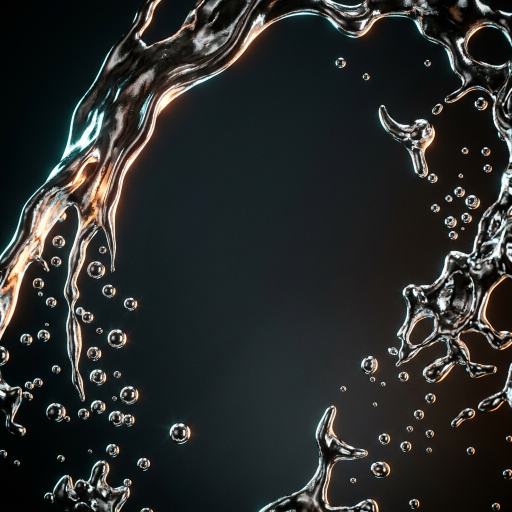
#> input picture 15_Quicksilver/quicksilver/assets/title_bg.png, 1024 x 1024 px (shown at 1/2 size)
$ python pack_assets.py
#> lines starting #> are read from the running program, lines starting #| are printed output that depends on the picture
#!/usr/bin/env python3
"""
pack_assets.py — converts AI-generated PNGs in ../assets/ into the raw
formats the RP2350 engine consumes, and emits assets.S + assets.h that
the CMake build incbins.

Run from WSL:
    wsl -e bash -c "cd /mnt/d/Toyprojects/20_TheDemo/thedemo/tools && python3 pack_assets.py"

Output goes to ../assets/_packed/ — that directory is incbinned via a
generated assets.S that lives there too.

Formats:
  '8bpp'   — palette-indexed 256-color, Floyd-Steinberg dithering.
             Emits <name>.bin (W*H bytes, row-major) and <name>.pal
             (256 entries of RGB565 little-endian = 512 bytes).
             For MODE_320 chunky scenes.
  'rgb565' — packed 16-bit color, little-endian. Emits <name>.bin only.
             For MODE_160 truecolor scenes and the env-map.
  'gray8'  — 8-bit grayscale, no palette. Emits <name>.bin only.
             For heightmaps.
  '1bpp'   — packed 1-bit monochrome, 8 pixels per byte MSB-first.
             Emits <name>.bin only. For shape masks.

Some assets are derived from others (e.g. voxel_height from voxel_color)
rather than loaded from a standalone PNG.
"""

import os
import sys
import struct
from pathlib import Path

from PIL import Image, ImageOps

# ---- config -------------------------------------------------------------

HERE         = Path(__file__).resolve().parent
ASSETS_DIR   = HERE.parent / "assets"
OUT_DIR      = ASSETS_DIR / "_packed"

# (name, source_png_or_None, format, target_w, target_h, dither, derivation, [reserved])
# derivation is one of: None | "heightmap_from:<other_name>"
# reserved is an optional int (default 0) for 8bpp assets: quantize to
# (256 - reserved) colors, leaving the top slots free for runtime use
# (sky gradient, fade ramps, etc.).
ASSETS = [
    # name        source          fmt       W    H    dither  derivation  reserved
    # Title backdrop — 8bpp, blitted (palette in title_bg.pal) by effects/title.c.
    ("title_bg",  "title_bg.png", "8bpp",   320, 240, True,   None,       0),
    # Rubber rotozoomer texture — seamless chrome filigree (pow2 = free wrap).
    ("roto",      "roto.png",     "rgb565", 256, 256, False,  None),
    # Mode-7 mercury ground tile — seamless.
    ("ground",    "ground.png",   "rgb565", 256, 256, False,  None),
    # Chrome matcap sphere-map — sampled by view-space normals in envmap3d.c.
    ("envmap",    "envmap.png",   "rgb565", 256, 256, False,  None),
    # Equirectangular dusk sky panorama (pow2 width = free yaw wrap).
    ("sky",       "sky_pano.png", "rgb565", 1024, 128, False,  None),
    # Chrome Wordmark Logo (320x80)
    ("title_logo","title_logo.png", "rgb565", 320, 80, False,  None),
    # Seamless tunnel wall (256x256)
    ("tunnel",    "tunnel.png",   "rgb565", 256, 256, False,  None),
    # LATENT group logo (256x48)
    ("latent_logo","latent_logo.png","rgb565", 256, 48, False,  None),
    # Mid-demo conduit wall (128x128, pre-downsampled)
    ("conduit",   "conduit.png",   "rgb565", 128, 128, False,  None),
    # Dedicated conduit height/bump map — crisp grooves for moving-light relief.
    # gray8, authored at 256 (point-downsampled to 128 at runtime for the tube).
    ("conduit_bump","conduit_bump.png","gray8", 256, 256, False, None),
    # Extra Chrome Matcaps (128x128, pre-downsampled)
    ("envmap2",   "envmap2.png",   "rgb565", 128, 128, False,  None),
    ("envmap3",   "envmap3.png",   "rgb565", 128, 128, False,  None),
]


# ---- helpers ------------------------------------------------------------

def rgb_to_565(r, g, b):
    """8-8-8 RGB to packed 16-bit, PIO-native bit layout matching the
    default pico_scanvideo_dpi pin mapping on the Pimoroni VGA Demo
    Base (B at MSB, gap bit at 5, R at LSB, 5 bits per channel — the
    hardware has no GPIO pin for the 6th green bit). See
    thedemo/rgb565.h for the layout diagram. Effects unpack the same
    layout when blending or palette-fading."""
    return ((b & 0xF8) << 8) | ((g & 0xF8) << 3) | (r >> 3)


def pack_8bpp(img, out_bin, out_pal, dither, reserved=0):
    """Quantize to (256 - reserved) colors with optional FS dither, dump
    indices + RGB565 palette. Reserved upper slots are zero-filled and
    free for runtime use (gradients, fades). Image indices stay in
    [0, 256 - reserved)."""
    img = img.convert("RGB")
    pal_method = Image.Quantize.MEDIANCUT
    dither_flag = Image.Dither.FLOYDSTEINBERG if dither else Image.Dither.NONE
    q = img.quantize(colors=256 - reserved, method=pal_method, dither=dither_flag)
    # Index bytes:
    indices = q.tobytes()
    out_bin.write_bytes(indices)
    # Palette: PIL gives us a flat [r0,g0,b0, r1,g1,b1, ...] list of length 768.
    pal = q.getpalette()
    if pal is None or len(pal) < 768:
        # Pad if quantizer used fewer colors.
        pal = (pal or []) + [0] * (768 - len(pal or []))
    pal_bytes = bytearray()
    for i in range(256):
        r, g, b = pal[i*3], pal[i*3+1], pal[i*3+2]
        pal_bytes += struct.pack("<H", rgb_to_565(r, g, b))
    out_pal.write_bytes(bytes(pal_bytes))


def pack_rgb565(img, out_bin):
    img = img.convert("RGB")
    px = img.load()
    w, h = img.size
    buf = bytearray()
    for y in range(h):
        for x in range(w):
            r, g, b = px[x, y]
            buf += struct.pack("<H", rgb_to_565(r, g, b))
    out_bin.write_bytes(bytes(buf))


def pack_gray8(img, out_bin):
    img = img.convert("L")
    out_bin.write_bytes(img.tobytes())


def pack_1bpp(img, out_bin):
    """8 pixels per byte, MSB-first. Threshold at 128."""
    img = img.convert("L").point(lambda v: 255 if v >= 128 else 0).convert("1")
    # PIL '1' mode packs 8 pixels per byte, MSB-first. Just dump.
    out_bin.write_bytes(img.tobytes())


def derive_heightmap(source_png, target_w, target_h):
    """voxel_height is derived from voxel_color: grayscale, blur, level-stretch.
    Matches the imagemagick recipe in PROMPTS.md."""
    img = Image.open(source_png).convert("RGB").resize(
        (target_w, target_h), Image.LANCZOS)
    # Use luminance, then push contrast so peaks/basins separate.
    img = ImageOps.grayscale(img)
    # Heavier blur than the colormap so the projected terrain reads as
    # smooth coral mounds rather than spiky noise. Radius=8 on the 1024-source
    # collapses the finest features that produce per-column "spikes" in the
    # 320-wide voxel render.
    from PIL import ImageFilter
    img = img.filter(ImageFilter.GaussianBlur(radius=16))
    # Level-stretch 10..95% → 0..255 (same numbers as PROMPTS.md).
    lut = [0] * 256
    lo, hi = int(0.10 * 255), int(0.95 * 255)
    for v in range(256):
        if v <= lo:
            lut[v] = 0
        elif v >= hi:
            lut[v] = 255
        else:
            lut[v] = int(255 * (v - lo) / (hi - lo))
    img = img.point(lut)
    return img


# ---- main ---------------------------------------------------------------

def main():
    OUT_DIR.mkdir(parents=True, exist_ok=True)

    manifest = []
    total = 0

    for entry in ASSETS:
        name, src, fmt, w, h, dither, deriv = entry[:7]
        reserved = entry[7] if len(entry) > 7 else 0
        out_bin = OUT_DIR / f"{name}.bin"
        out_pal = OUT_DIR / f"{name}.pal" if fmt == "8bpp" else None

        # Get the source image.
        if deriv is not None and deriv.startswith("heightmap_from:"):
            ref = ASSETS_DIR / deriv.split(":", 1)[1]
            if not ref.exists():
                print(f"  SKIP {name}: heightmap source {ref.name} missing")
                continue
            img = derive_heightmap(ref, w, h)
        else:
            png = ASSETS_DIR / src
            if not png.exists():
                print(f"  SKIP {name}: {src} missing")
                continue
            img = Image.open(png).convert("RGB")
#> img is the input picture: PIL image 1024x1024 RGB; mean R, G, B 41, 43.6, 42.6
            # Logos are wordmarks on black inside a square frame; crop to the
            # content's bounding box (+margin) before the strip resize so they
            # aren't squashed thin.
            if name.endswith("_logo"):
                gray = img.convert("L")
                bbox = gray.point(lambda v: 255 if v > 24 else 0).getbbox()
                if bbox:
                    m = 8
                    bbox = (max(0, bbox[0]-m), max(0, bbox[1]-m),
                            min(img.width, bbox[2]+m), min(img.height, bbox[3]+m))
                    img = img.crop(bbox)
            img = img.resize((w, h), Image.LANCZOS)
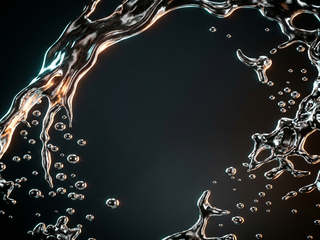
#> img: PIL image 320x240 RGB; mean R, G, B 41.1, 43.6, 42.6

        # Pack to target format.
        if fmt == "8bpp":
            pack_8bpp(img, out_bin, out_pal, dither, reserved)
#> in pack_8bpp, `pal = q.getpalette()`: pal = 768 values, max 253 at index 1, min 0 at index 723, mean 40.55
#> the loop in pack_8bpp, `for i in range(256):` made 256 passes
#> (r, g, b) on passes 1 to 3: (252, 253, 247), (250, 235, 207), (234, 236, 231)
        elif fmt == "rgb565":
            pack_rgb565(img, out_bin)
        elif fmt == "gray8":
            pack_gray8(img, out_bin)
        elif fmt == "1bpp":
            pack_1bpp(img, out_bin)
        else:
            print(f"  ERR  {name}: unknown format {fmt}")
            continue

        size = out_bin.stat().st_size
        pal_size = out_pal.stat().st_size if out_pal else 0
        total += size + pal_size
        manifest.append((name, fmt, w, h, size, pal_size))
        rsvd_note = f" reserved={reserved}" if reserved else ""
        print(f"  PACK {name:14s} {fmt:6s} {w}x{h:<4d} -> {size:6d} B"
              + (f" + {pal_size} pal" if pal_size else "")
              + rsvd_note)
#> pass 2 of the loop in main, `for entry in ASSETS:`:
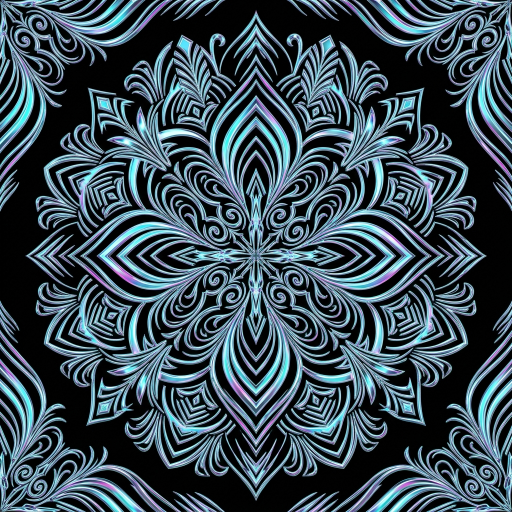
#> input picture 15_Quicksilver/quicksilver/assets/roto.png, 1024 x 1024 px (shown at 1/2 size)
#> in main, img is the input picture: PIL image 1024x1024 RGB; mean R, G, B 57.8, 75.5, 86.1
#> in main, `img = img.resize((w, h), Image.LANCZOS)`:
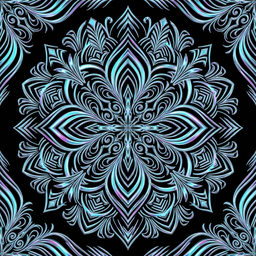
#> img: PIL image 256x256 RGB; mean R, G, B 59.3, 76.8, 87.5
#> pass 3 of the loop in main, `for entry in ASSETS:`:
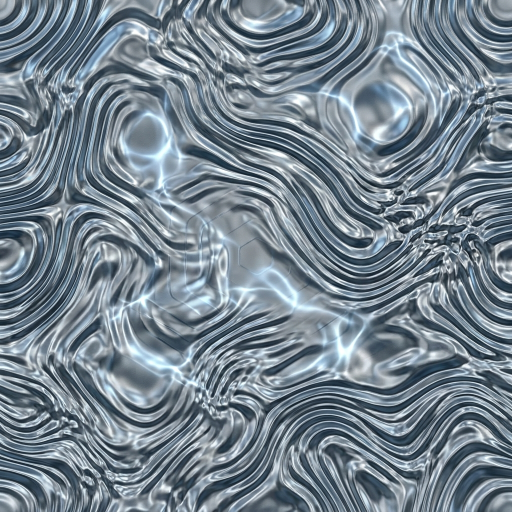
#> input picture 15_Quicksilver/quicksilver/assets/ground.png, 1024 x 1024 px (shown at 1/2 size)
#> in main, img is the input picture: PIL image 1024x1024 RGB; mean R, G, B 117.5, 132, 143.3
#> in main, `img = img.resize((w, h), Image.LANCZOS)`:
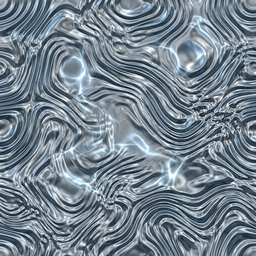
#> img: PIL image 256x256 RGB; mean R, G, B 117.5, 132, 143.3
#> the loop made 12 passes; the first 3 are shown

    print(f"\nTotal packed: {total} bytes ({total/1024:.1f} KB)")

    # Emit assets.S (incbins) and assets.h (externs + sizes).
    write_assets_s(manifest)
    write_assets_h(manifest)
    print(f"  wrote {OUT_DIR/'assets.S'}")
    print(f"  wrote {OUT_DIR/'assets.h'}")


def write_assets_s(manifest):
    lines = [
        "/* GENERATED by tools/pack_assets.py — do not edit by hand. */",
        "",
        '    .section .rodata.assets, "a"',
        "    .balign 4",
        "",
    ]
    for name, fmt, w, h, sz, palsz in manifest:
        lines += [
            f"    .global asset_{name}_data",
            f"asset_{name}_data:",
            f'    .incbin "{name}.bin"',
            f"    .global asset_{name}_end",
            f"asset_{name}_end:",
            "",
        ]
        if palsz:
            lines += [
                f"    .global asset_{name}_pal",
                f"asset_{name}_pal:",
                f'    .incbin "{name}.pal"',
                "",
            ]
    (OUT_DIR / "assets.S").write_text("\n".join(lines), encoding="utf-8")


def write_assets_h(manifest):
    lines = [
        "/* GENERATED by tools/pack_assets.py — do not edit by hand. */",
        "#ifndef THEDEMO_ASSETS_H",
        "#define THEDEMO_ASSETS_H",
        "#include <stdint.h>",
        "",
    ]
    for name, fmt, w, h, sz, palsz in manifest:
        UN = name.upper()
        lines += [
            f"/* {name}: {fmt} {w}x{h} {sz} bytes" + (f" + {palsz} B palette" if palsz else "") + " */",
            f"extern const uint8_t  asset_{name}_data[];",
            f"extern const uint8_t  asset_{name}_end[];",
            f"#define ASSET_{UN}_W {w}",
            f"#define ASSET_{UN}_H {h}",
            f"#define ASSET_{UN}_SIZE {sz}",
        ]
        if palsz:
            lines += [
                f"extern const uint16_t asset_{name}_pal[256];",
            ]
        lines += [""]
    lines += ["#endif", ""]
    (OUT_DIR / "assets.h").write_text("\n".join(lines), encoding="utf-8")


if __name__ == "__main__":
    main()
